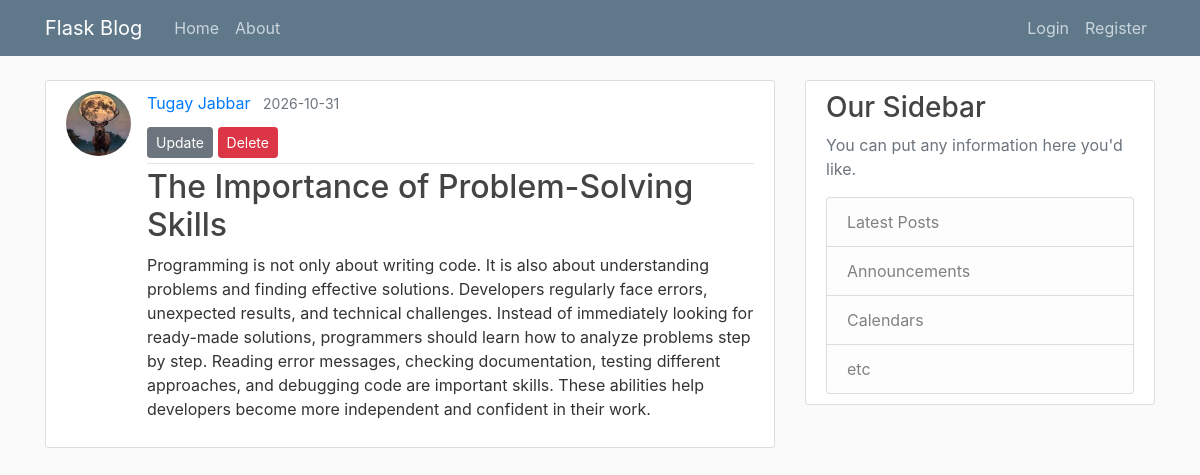
Screenshot of /post/20 with the database file from the repository.
### flaskblog/models.py (models this page shows, shortened)
class User(db.Model, UserMixin):
    id = db.Column(db.Integer, primary_key=True)
    username = db.Column(db.String(20), unique=True, nullable=False)
    email = db.Column(db.String(120), unique=True, nullable=False)
    image_file = db.Column(db.String(20), nullable=False, default='default.jpg')
    password = db.Column(db.String(60), nullable=False)
    posts = db.relationship("Post", backref='author', lazy=True)

class Post(db.Model):
    id = db.Column(db.Integer, primary_key=True)
    title = db.Column(db.String(100), nullable=False)
    date_posted = db.Column(db.DateTime, nullable=False, default=datetime.utcnow)
    content = db.Column(db.Text, nullable=False)
    user_id = db.Column(db.Integer, db.ForeignKey('user.id'), nullable=False)

### flaskblog/routes.py (the view)
@app.route("/post/<int:post_id>")
def post(post_id):
    post = Post.query.get_or_404(post_id)
    return render_template('post.html', title=post.title, post=post)

### flaskblog/templates/post.html (shortened to what this page needs)
{% extends "layout.html" %}
{% block content %}
<article class="media content-section">
    <img class="rounded-circle article-img"
         src="{{ url_for('static', filename='profile_pics/' + post.author.image_file) }}">
    <div class="media-body">
        <div class="article-metadata">
            <a class="mr-2" href="#">
                {{ post.author.username }}
            </a>
            <small class="text-muted">
                {{ post.date_posted.strftime('%Y-%m-%d') }}
            </small>
            <div class="mt-2">
                <a class="btn btn-secondary btn-sm mt-1 mb-1"
                   href="{{ url_for('update_post', post_id=post.id) }}">
                    Update
                </a>
                <button type="button"
                        class="btn btn-danger btn-sm mt-1 mb-1"
                        data-toggle="modal"
                        data-target="#deleteModal">
                    Delete
                </button>
            </div>
        </div>
        <h2 class="article-title">{{ post.title }}</h2>
        <p class="article-content">{{ post.content }}</p>
    </div>
</article>
{% endblock content %}

### flaskblog/static/main.css (style rules this page uses)
body { background: #fafafa; color: #333333; margin-top: 5rem; }
h1, h2, h3, h4, h5, h6 { color: #444444; }
.content-section { background: #ffffff; padding: 10px 20px; border: 1px solid #dddddd; border-radius: 3px; margin-bottom: 20px; }
.article-title { color: #444444; }
.article-content { white-space: pre-line; }
.article-img { height: 65px; width: 65px; margin-right: 16px; }
.article-metadata { padding-bottom: 1px; margin-bottom: 4px; border-bottom: 1px solid #e3e3e3 }

### rows the page displays
User: image_file (picture), author.username "Tugay Jabbar"
Post: date_posted "2026-10-31", title "The Importance of Problem-Solving Skills", content "Programming is not only about writing code. It is also about understanding problems and finding effective solutions. Developers regularly face errors, unexpected results, and technical challenges. Instead of immediately looking for ready-made solutions, programmers should learn how to analyze problems step by step. Reading error messages, checking documentation, testing different approaches, and debugging code are important skills. These abilities help developers become more independent and confident in their work."
